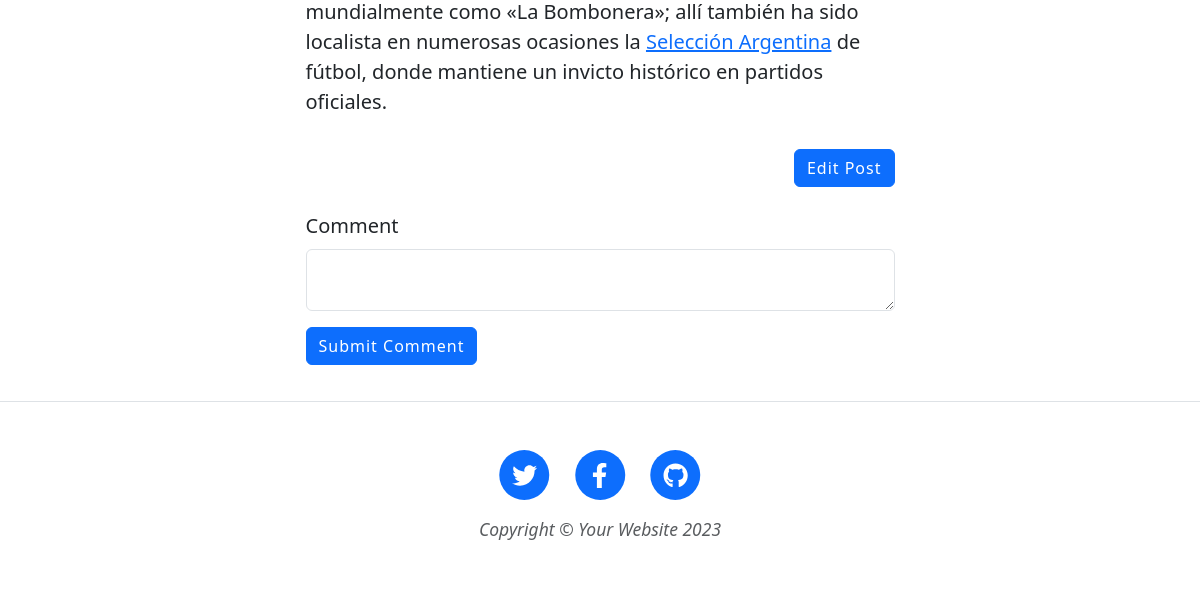
Page /post/2 (signed in, lower part) on the earlier database version.
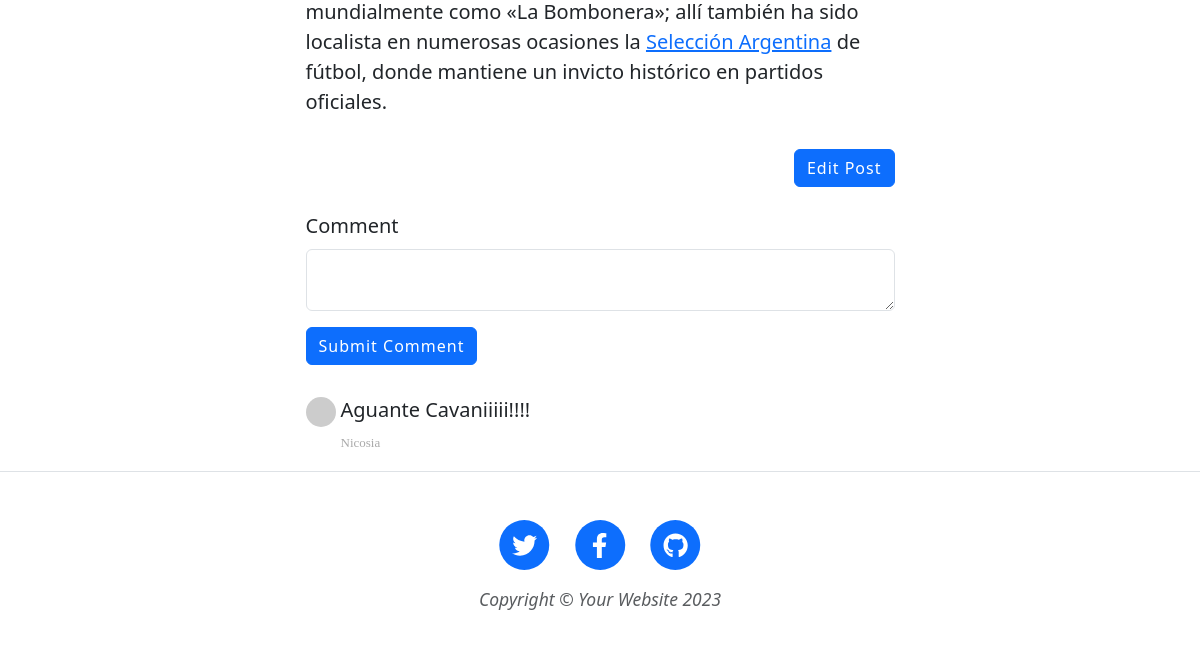
Same page on the later database version.
### main.py (models this page shows)
class BlogPost(db.Model):
    __tablename__ = "blog_posts"
    id: Mapped[int] = mapped_column(Integer, primary_key=True)
    author_id: Mapped[int] = mapped_column(Integer, db.ForeignKey("users.id"))
    author = relationship("User", back_populates="posts")
    title: Mapped[str] = mapped_column(String(250), unique=True, nullable=False)
    subtitle: Mapped[str] = mapped_column(String(250), nullable=False)
    date: Mapped[str] = mapped_column(String(250), nullable=False)
    body: Mapped[str] = mapped_column(Text, nullable=False)
    img_url: Mapped[str] = mapped_column(String(250), nullable=False)
    comments = relationship("Comment", back_populates="parent_post")

class Comment(db.Model):
    __tablename__ = "comments"
    id: Mapped[int] = mapped_column(Integer, primary_key=True)
    text: Mapped[str] = mapped_column(Text, nullable=False)
    author_id: Mapped[int] = mapped_column(Integer, db.ForeignKey("users.id"))
    comment_author = relationship("User", back_populates="comments")
    post_id: Mapped[str] = mapped_column(Integer, db.ForeignKey("blog_posts.id"))
    parent_post = relationship("BlogPost", back_populates="comments")

class User(UserMixin, db.Model):
    __tablename__ = "users"
    id: Mapped[int] = mapped_column(Integer, primary_key=True)
    email: Mapped[str] = mapped_column(String(100), unique=True)
    password: Mapped[str] = mapped_column(String(100))
    name: Mapped[str] = mapped_column(String(100))
    biography = db.Column(db.Text)  # Campo para la biografía del usuario
    posts = relationship("BlogPost", back_populates="author")
    comments = relationship("Comment", back_populates="comment_author")

### main.py (the view, shortened to what this page needs)
@app.route('/post/<int:post_id>',  methods=["GET", "POST"])
def show_post(post_id):
    requested_post = db.get_or_404(BlogPost, post_id)
    comment_form = CommentForm()
    return render_template("post.html", post=requested_post, current_user=current_user, form=comment_form)

### forms.py
class CommentForm(FlaskForm):
    comment_text = CKEditorField("Comment", validators=[DataRequired()])
    submit = SubmitField("Submit Comment")

### main.py (called while the page is built)
@login_manager.user_loader
def load_user(user_id):
    return db.get_or_404(User, user_id)

### templates/post.html (shortened to what this page needs)
{% from "bootstrap5/form.html" import render_form %}
{% include "header.html" %}
<article>
  <div class="container px-4 px-lg-5">
    <div class="row gx-4 gx-lg-5 justify-content-center">
      <div class="col-md-10 col-lg-8 col-xl-7">
        {{ post.body|safe }}
        {% if current_user.is_authenticated %}
        {% if current_user.id == post.author.id %}
          <div class="d-flex justify-content-end mb-4">
              <a class="btn btn-primary float-right" href="{{ url_for('edit_post', post_id=post.id) }}">Edit Post</a>
          </div>
        {% endif %}
        {% endif %}
        {% if not current_user.is_authenticated: %}
        <div class="comment mb-3">
          <h2>Comments </h2>
          You must be logged in to leave a comment
        </div>
        {% else: %}
        {{ render_form(form, novalidate=True, button_map={"submit": "primary"}) }}
        <div class="comment">
          <ul class="commentList">
            {% for comment in post.comments: %}
            <li>
              <div class="commenterImage" >
                <img
                  src="{{ comment.comment_author.email | gravatar }}"
                />
              </div>
              <div class="commentText">
                {{comment.text|safe}}
                <span class="sub-text">{{comment.comment_author.name}}</span>
              </div>
            </li>
            {% endfor %}
          </ul>
        </div>
        {% endif %}
      </div>
    </div>
  </div>
</article>
{% include "footer.html" %}

### templates/header.html (shortened to what this page needs)
<!DOCTYPE html>
<html lang="en">
  <head>
    {% block styles %}
    {{ bootstrap.load_css() }}
    <link
      href="{{ url_for('static', filename='css/styles.css') }}"
      rel="stylesheet"
    />
    {% endblock %}
  </head>
  <body>

### templates/footer.html (shortened to what this page needs)
        <footer class="border-top">
          <div class="container px-4 px-lg-5">
              <div class="row gx-4 gx-lg-5 justify-content-center">
                  <div class="col-md-10 col-lg-8 col-xl-7">
                      <ul class="list-inline text-center">
                          <li class="list-inline-item">
                              <a href="#!">
                                  <span class="fa-stack fa-lg">
                                      <i class="fas fa-circle fa-stack-2x"></i>
                                      <i class="fab fa-twitter fa-stack-1x fa-inverse"></i>
                                  </span>
                              </a>
                          </li>
                          <li class="list-inline-item">
                              <a href="#!">
                                  <span class="fa-stack fa-lg">
                                      <i class="fas fa-circle fa-stack-2x"></i>
                                      <i class="fab fa-facebook-f fa-stack-1x fa-inverse"></i>
                                  </span>
                              </a>
                          </li>
                          <li class="list-inline-item">
                              <a href="#!">
                                  <span class="fa-stack fa-lg">
                                      <i class="fas fa-circle fa-stack-2x"></i>
                                      <i class="fab fa-github fa-stack-1x fa-inverse"></i>
                                  </span>
                              </a>
                          </li>
                      </ul>
                      <div class="small text-center text-muted fst-italic">Copyright &copy; Your Website 2023</div>
                  </div>
              </div>
          </div>
      </footer>
  </body>
</html>

### static/css/styles.css (style rules this page uses)
body { font-size: 1.25rem; }
p { margin: 2rem 0; }
p a { text-decoration: underline; }
.btn { letter-spacing: 0.0625em; }
footer { padding-top: 3rem; padding-bottom: 3rem; }
.comment { padding-top: 20px; }
.commentList { padding:0; list-style:none; max-height:200px; overflow:auto; }
.commentList li { margin:0; margin-top:10px; }
.commentList li > div { display:table-cell; }
.commenterImage { width:30px; margin-right:5px; height:100%; float:left; }
.commenterImage img { width:100%; border-radius:50%; }
.commentText p { margin:0; }
.sub-text { color:#aaa; font-family:verdana; font-size:13px; }

Differences in the rows shown:
added Comment: text "Aguante Cavaniiiii!!!!", comment_author.name "Nicosia"
